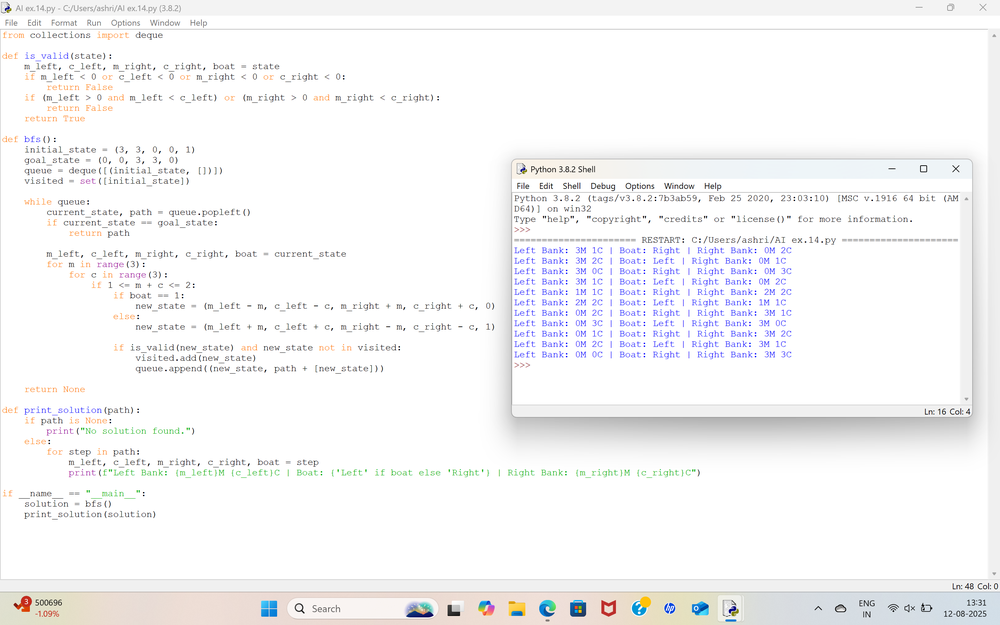
#> input picture AI exp 14.png, 1000 x 625 px, shrunk from 2880 x 1800 before the run
$ jupyter execute --allow-errors Activities.ipynb   (shell and % lines are left out)
#> lines starting #> are read from the running program, lines starting #| are printed output that depends on the picture; after the words box and inside, x2 and y2 are one past the last pixel; in counts of white or black regions, pixels touching at a corner belong together
<a href="https://colab.research.google.com/github/Ashriktha/Artificial-intelligence-/blob/main/Activities.ipynb" target="_parent"></a>

# Welcome to Colab!

[cell 1]
import cv2
import numpy as np
import matplotlib.pyplot as plt
from google.colab import files

# Upload image
uploaded = files.upload()
#> the answer given: AI exp 14.png

# Automatically get uploaded filename
img = cv2.imread(list(uploaded.keys())[0])
#> img is the input picture: shape (625, 1000, 3); mean B, G, R 246.4, 245.8, 246

# Convert BGR to RGB (for correct display in matplotlib)
img_rgb = cv2.cvtColor(img, cv2.COLOR_BGR2RGB)

# Convert to grayscale
gray = cv2.cvtColor(img, cv2.COLOR_BGR2GRAY)
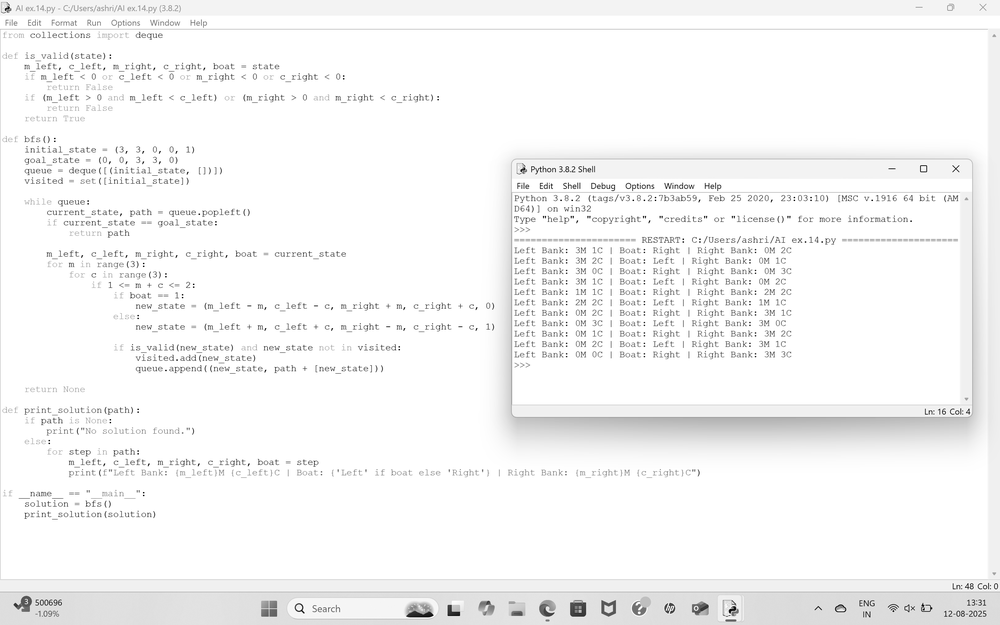
#> gray: shape (625, 1000); min 0, max 255, mean 246

# Edge detection (better for colour images)
edges = cv2.Canny(gray, 100, 200)
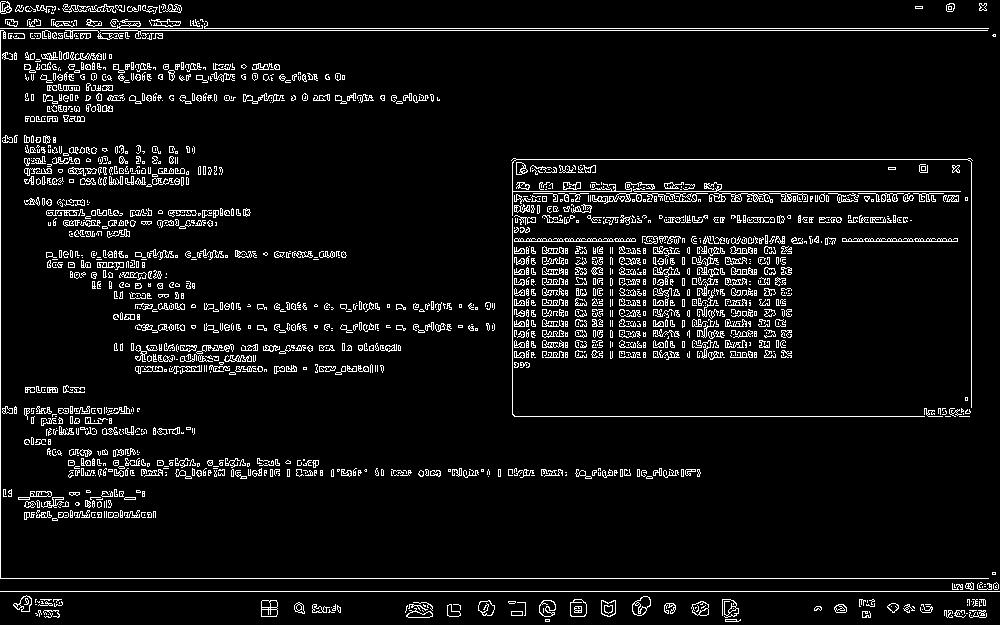
#> edges: shape (625, 1000); 6.4% white in thin lines or dots

# Find contours
contours, hierarchy = cv2.findContours(edges,
                                       cv2.RETR_TREE,
                                       cv2.CHAIN_APPROX_SIMPLE)
#> contours = 3178 contours, 2703 with area under 20; largest, box (x1, y1, x2, y2) and area: (261, 600, 278, 617) 250, (570, 599, 587, 617) 248, (632, 596, 651, 616) 242, (570, 599, 587, 617) 240, (601, 600, 616, 617) 193

# Copy original image to draw contours
contour_img = img_rgb.copy()
cv2.drawContours(contour_img, contours, -1, (0,255,0), 3)
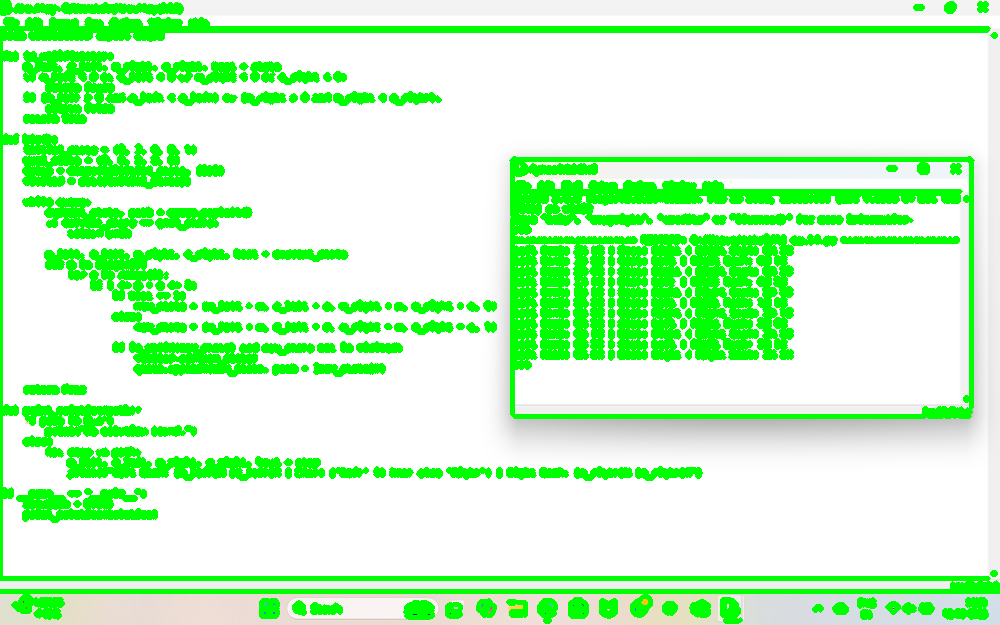
#> contour_img: shape (625, 1000, 3); mean R, G, B 195.3, 251.5, 194.8

# Display all results
plt.figure(figsize=(15,5))

plt.subplot(1,3,1)
plt.title("Original Image")
plt.imshow(img_rgb)
plt.axis("off")

plt.subplot(1,3,2)
plt.title("Edge Image")
plt.imshow(edges, cmap='gray')
plt.axis("off")

plt.subplot(1,3,3)
plt.title("Contour Traced Image")
plt.imshow(contour_img)
plt.axis("off")

plt.show()
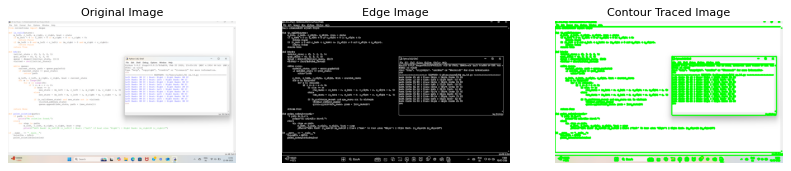
#> figure drawn by matplotlib, 3 panels

[cell 2]
import cv2
import numpy as np
import matplotlib.pyplot as plt
from google.colab import files

# Upload image
uploaded = files.upload()
#> the answer given: AI exp 15.png

# Read image
img = cv2.imread(list(uploaded.keys())[0])
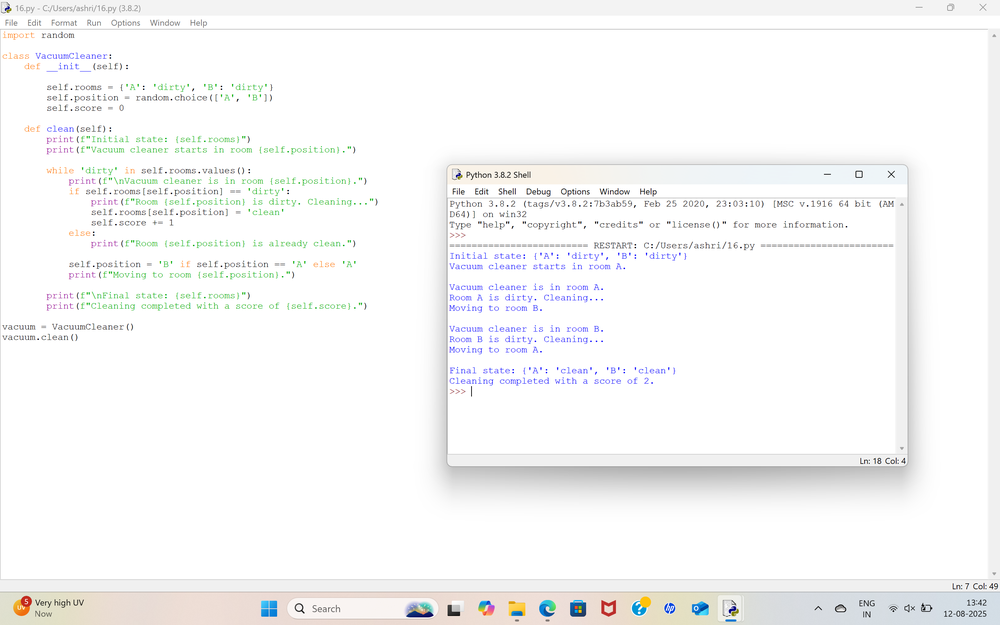
#> input picture AI exp 15.png, 1000 x 625 px, shrunk from 2880 x 1800 before the run
#> img is the input picture: shape (625, 1000, 3); mean B, G, R 247.1, 247.2, 247
img_rgb = cv2.cvtColor(img, cv2.COLOR_BGR2RGB)
gray = cv2.cvtColor(img, cv2.COLOR_BGR2GRAY)
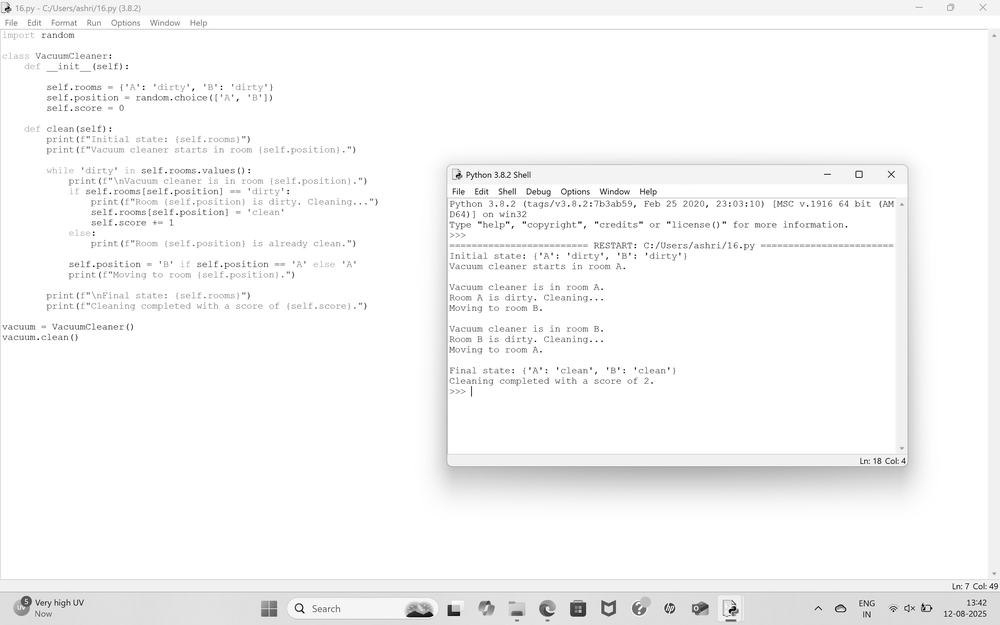
#> gray: shape (625, 1000); min 0, max 255, mean 247.2

# Function for region growing
def region_growing(img, seed, threshold=10):
#> called with seed = (100, 100), threshold = 15
    height, width = img.shape
#> height = 625; width = 1000
    segmented = np.zeros((height, width), np.uint8)

    seed_value = img[seed]
#> seed_value = 192
    stack = [seed]

    while stack:
        x, y = stack.pop()

        if segmented[x, y] == 0:
            if abs(int(img[x, y]) - int(seed_value)) < threshold:
                segmented[x, y] = 255

                # 4-connected neighbors
                if x > 0:
                    stack.append((x-1, y))
                if x < height-1:
                    stack.append((x+1, y))
                if y > 0:
                    stack.append((x, y-1))
                if y < width-1:
                    stack.append((x, y+1))
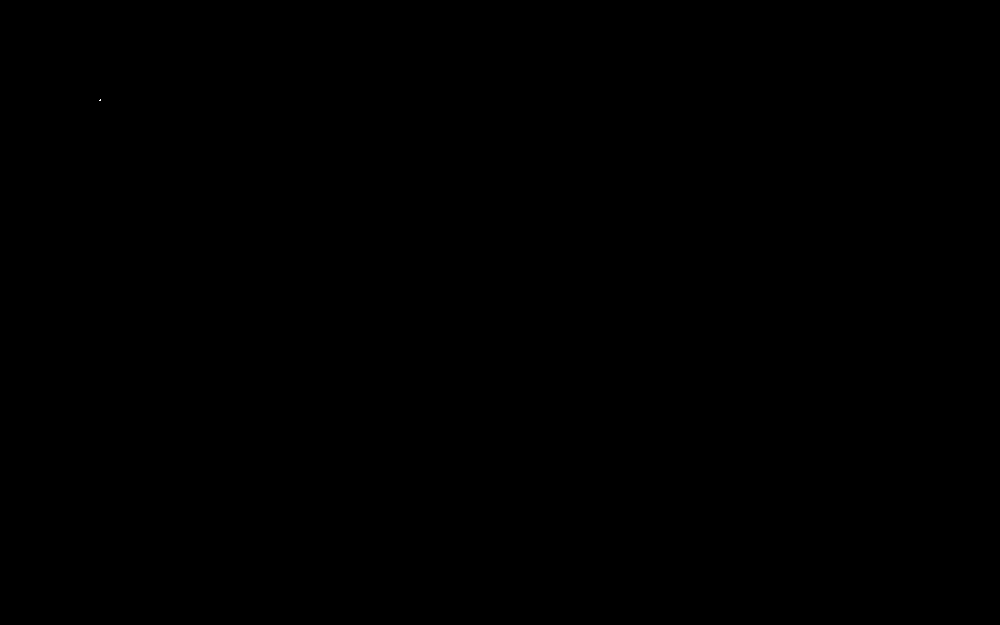
#> segmented: shape (625, 1000); 0% white in thin lines or dots, all inside (x1, y1, x2, y2) = (99, 99, 101, 101)
#> after the loop, stack = []

    return segmented

# Choose seed point manually (row, column)
seed_point = (100, 100)  # change based on your image

result = region_growing(gray, seed_point, threshold=15)

# Show results
plt.figure(figsize=(12,5))

plt.subplot(1,2,1)
plt.title("Original Image")
plt.imshow(img_rgb)
plt.axis("off")

plt.subplot(1,2,2)
plt.title("Region Based Tracing")
plt.imshow(result, cmap='gray')
plt.axis("off")

plt.show()

[cell 3]
import cv2
import numpy as np
import matplotlib.pyplot as plt

[cell 4]
import torch
import torchvision.transforms as T
from torchvision import models
import numpy as np
import matplotlib.pyplot as plt
from PIL import Image
from google.colab import files

print("Upload your image")
uploaded = files.upload()
#> the answer given: AI exp 15.png
